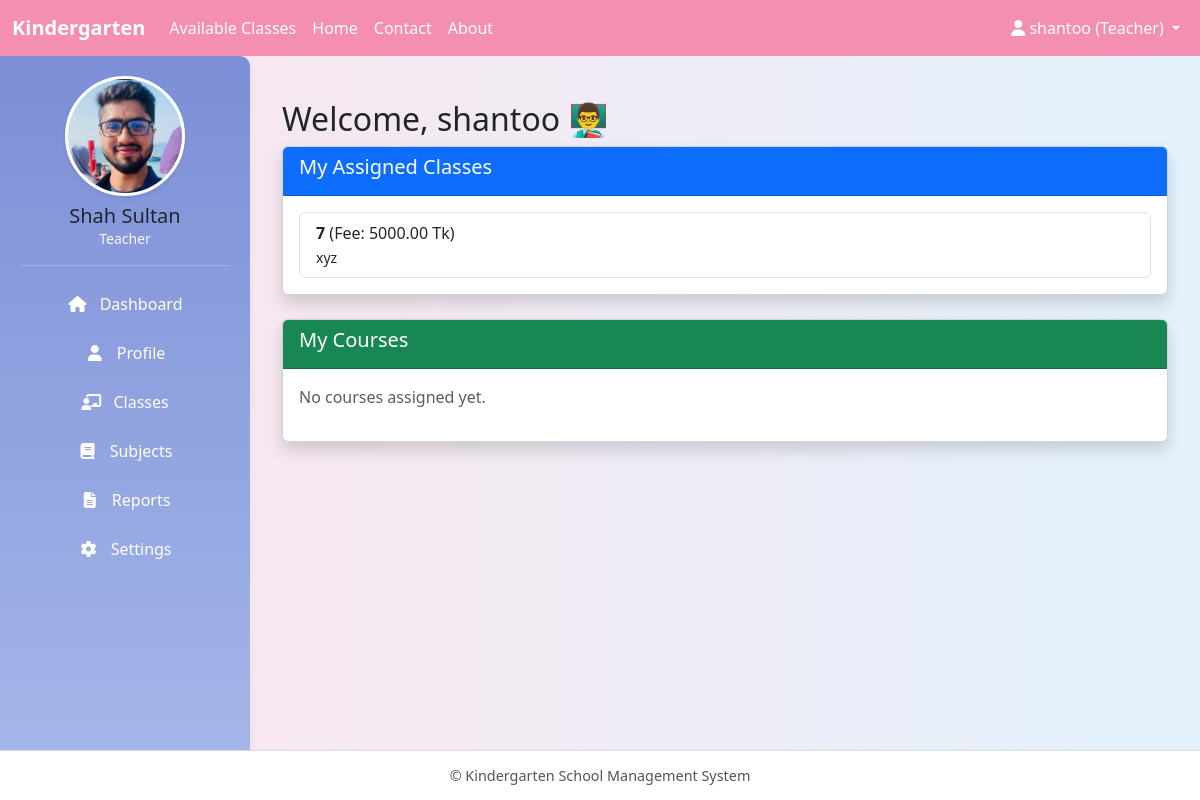
The page /dashboard/ (signed in) on the database its author committed.
### core/models.py (models this page shows, shortened)
class User(AbstractUser):
    ROLE_CHOICES = (
        ("admin", "Admin"),
        ("teacher", "Teacher"),
        ("student", "Student"),
    )
    role = models.CharField(max_length=10, choices=ROLE_CHOICES)

class TeaacherProfile(models.Model):
    user = models.OneToOneField(User, on_delete=models.CASCADE, related_name='teacher_profile')
    full_name = models.CharField(max_length=128, blank=True)
    class_room = models.ForeignKey(ClassRoom, on_delete=models.SET_NULL, null=True, blank=True)
    date_of_birth = models.DateField(null=True, blank=True)
    address = models.TextField(blank=True)
    phone = models.CharField(max_length=24, blank=True)
    photo = models.ImageField(upload_to='teacher_photos/', blank=True, null=True)
    qualification = models.CharField(max_length=256, blank=True)
    experience_years = models.PositiveIntegerField(default=0)

class ClassRoom(models.Model):
    name = models.CharField(max_length=64, unique=True)   # Play, KG, One, Two…
    grade = models.CharField(max_length=32, blank=True)
    curriculum = models.TextField(blank=True)             # Curriculum details
    teacher = models.ForeignKey(
        'User',
        on_delete=models.SET_NULL,
        null=True, blank=True,
        limit_choices_to={'role': 'teacher'}
    )
    monthly_fee = models.DecimalField(max_digits=10, decimal_places=2, default=0.00)

### core/views.py (the view, shortened to what this page needs)
# urls.py: path('dashboard/', views.dashboard, name='dashboard'),
@login_required
def dashboard(request):
    user = request.user
    if user.role == 'admin':
        pending = StudentProfile.objects.filter(status='pending').count()
        total_students = StudentProfile.objects.filter(status='active').count()
        total_teachers = User.objects.filter(role='teacher').count()
        return render(request, 'admin/dashboard.html', {
            'pending': pending,
            'total_students': total_students,
            'total_teachers': total_teachers
        })
    elif user.role == 'teacher':
        assigned_classes = ClassRoom.objects.filter(teacher=user)
        courses = Course.objects.filter(teacher=user)
        return render(request, 'teacher/dashboard.html', {
            'assigned_classes': assigned_classes,
            'courses': courses
        })
    else:  # student
        student_profile = getattr(user, 'student_profile', None)
        return render(request, 'student/dashboard.html', {'profile': student_profile})

### core/templates/teacher/dashboard.html (shortened to what this page needs)
{% extends "base.html" %}
{% block content %}
<div class="container mt-4">
    <h2>Welcome, {{ request.user.username }} 👨‍🏫</h2>
    <div class="card shadow mb-4">
        <div class="card-header bg-primary text-white">
            <h5>My Assigned Classes</h5>
        </div>
        <div class="card-body">
            {% if assigned_classes %}
                <ul class="list-group">
                    {% for cls in assigned_classes %}
                        <li class="list-group-item">
                            <strong>{{ cls.name }}</strong> (Fee: {{ cls.monthly_fee }} Tk)
                            <br>
                            <small>{{ cls.curriculum|truncatewords:15 }}</small>
                        </li>
                    {% endfor %}
                </ul>
            {% else %}
                <p class="text-muted">No classes assigned yet.</p>
            {% endif %}
        </div>
    </div>
    <div class="card shadow">
        <div class="card-header bg-success text-white">
            <h5>My Courses</h5>
        </div>
        <div class="card-body">
            {% if courses %}
                <ul class="list-group">
                    {% for course in courses %}
                        <li class="list-group-item">
                            {{ course.title }} (Class: {{ course.classroom.name }})
                        </li>
                    {% endfor %}
                </ul>
            {% else %}
                <p class="text-muted">No courses assigned yet.</p>
            {% endif %}
        </div>
    </div>
</div>
{% endblock %}

### core/templates/base.html (shortened to what this page needs)
<!DOCTYPE html>
<html lang="en">
<head>
  <link href="https://cdn.jsdelivr.net/npm/bootstrap@5.3.0/dist/css/bootstrap.min.css" rel="stylesheet"/>
  <link rel="stylesheet" href="https://cdnjs.cloudflare.com/ajax/libs/font-awesome/6.4.0/css/all.min.css"/>
</head>
<body>
  <nav class="navbar navbar-expand-sm">
    <div class="container-fluid">
      <a class="navbar-brand" href="#">Kindergarten</a>
      <div class="collapse navbar-collapse" id="navbarContent">
        <ul class="navbar-nav me-auto">
          <li class="nav-item"><a class="nav-link" href="{% url 'available_classes' %}">Available Classes</a></li>
          <li class="nav-item"><a class="nav-link" href="{% url 'homepage' %}">Home</a></li>
          <li class="nav-item"><a class="nav-link" href="{% url 'contact' %}">Contact</a></li>
          <li class="nav-item"><a class="nav-link" href="{% url 'about' %}">About</a></li>
        </ul>
        <ul class="navbar-nav">
          <li class="nav-item dropdown">
            <a class="nav-link dropdown-toggle" href="#" id="userDropdown" role="button" data-bs-toggle="dropdown">
              <i class="fas fa-user"></i>
              {% if request.user.is_authenticated %}
                {{ request.user.username }} ({{ request.user.role|title }})
              {% else %}
                Account
              {% endif %}
            </a>
          </li>
        </ul>
      </div>
    </div>
  </nav>
  {% if request.user.is_authenticated %}
  <div class="sidebar text-center">
    {% if request.user.role == "student" %}
      {% if request.user.student_profile.photo %}
        <img src="{{ request.user.student_profile.photo.url }}" alt="Profile Picture" class="profile_pic shadow-sm" />
      {% else %}
        <img src="https://via.placeholder.com/120" alt="Profile Picture" class="profile_pic shadow-sm" />
      {% endif %}
    {% elif request.user.role == "teacher" %}
      {% if request.user.teacher_profile.photo %}
        <img src="{{ request.user.teacher_profile.photo.url }}" alt="Profile Picture" class="profile_pic shadow-sm" />
      {% else %}
        <img src="https://via.placeholder.com/120" alt="Profile Picture" class="profile_pic shadow-sm" />
      {% endif %}
    {% elif request.user.role == "admin" %}
      {% if request.user.admin_profile.photo %}
        <img src="{{ request.user.admin_profile.photo.url }}" alt="Profile Picture" class="profile_pic shadow-sm" />
      {% else %}
        <img src="https://via.placeholder.com/120" alt="Profile Picture" class="profile_pic shadow-sm" />
      {% endif %}
    {% endif %}
    <h5 class="mt-2 mb-0">{{ request.user.get_full_name|default:request.user.username }}</h5>
    <p class="text-light small mb-3">{{ request.user.role|title }}</p>
    <hr class="border-light">
    {% if request.user.role == "student" %}
      <a href="{% url 'dashboard' %}"><i class="fas fa-home me-2"></i> Dashboard</a>
      <a href="{% url 'student_profile' %}"><i class="fas fa-user me-2"></i> Profile</a>
      <a href="#"><i class="fas fa-tasks me-2"></i> My Tasks</a>
      <a href="#"><i class="fas fa-calendar-check me-2"></i> Attendance</a>
      <a href="#"><i class="fas fa-file-alt me-2"></i> Reports</a>
      <a href="#"><i class="fas fa-cog me-2"></i> Settings</a>
    {% elif request.user.role == "teacher" %}
      <a href="{% url 'dashboard' %}"><i class="fas fa-home me-2"></i> Dashboard</a>
      <a href="{% url 'teacher_profile' %}"><i class="fas fa-user me-2"></i> Profile</a>
      <a href="#"><i class="fas fa-chalkboard-teacher me-2"></i> Classes</a>
      <a href="#"><i class="fas fa-book me-2"></i> Subjects</a>
      <a href="#"><i class="fas fa-file-alt me-2"></i> Reports</a>
      <a href="#"><i class="fas fa-cog me-2"></i> Settings</a>
    {% endif %}
      </div>
  {% endif %}
  <div class="{% if request.user.is_authenticated %}main-content{% else %}main-content full-width{% endif %}">
    {% block content %}{% endblock %}
  </div>
  <footer>
    &copy; {{ now|date:"Y" }} Kindergarten School Management System
  </footer>
</body>
</html>

### core/templates/base.html (style rules this page uses)
body { background: linear-gradient(to right, #fce4ec, #e3f2fd); font-family: "Segoe UI", Tahoma, Geneva, Verdana, sans-serif; margin: 0; padding: 0; }
.navbar { background-color: #f48fb1 !important; position: fixed; top: 0; left: 0; right: 0; z-index: 1030; }
.navbar-brand { font-weight: bold; color: #ffffff !important; }
.nav-link { color: #fff !important; font-weight: 500; }
.sidebar { background: linear-gradient(180deg, #7c8fd6, #a7b8ea); box-shadow: 0 4px 10px rgba(0, 0, 0, 0.05); padding: 20px; height: calc(100vh - 56px); position: fixed; top: 56px; left: 0; width: 250px; overflow-y: auto; border-top-right-radius: 10px; }
.profile_pic { width: 120px; height: 120px; border-radius: 50%; object-fit: cover; border: 3px solid #fff; background-color: #fff; transition: transform 0.3s ease; }
.sidebar a { display: block; padding: 10px 15px; color: #fff; text-decoration: none; border-radius: 6px; font-weight: 500; transition: all 0.3s ease; margin-bottom: 5px; }
.sidebar i { width: 20px; text-align: center; }
.main-content { margin-top: 56px; margin-left: 250px; padding: 20px; min-height: calc(100vh - 106px); transition: margin-left 0.3s ease; }
footer { bottom: 0; left: 0; right: 0; height: 50px; background-color: #fff; text-align: center; line-height: 50px; font-size: 0.9rem; color: #555; border-top: 1px solid #ddd; position: fixed; }

### rows shown on the page
User: user.username "shantoo", user.role "Teacher", user.teacher_profile.photo (picture), user.get_full_name "Shah Sultan"
ClassRoom: name "7", monthly_fee "5000.00", curriculum "xyz"
